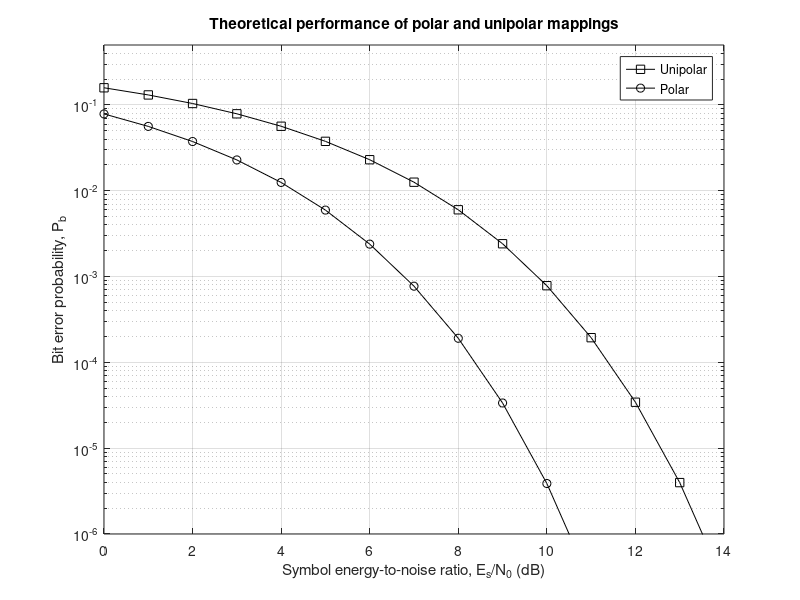

The MATLAB source for this figure:
% File: pb_polar_unipolar.m
% Comparison of average bit error probabilities between polar and unipolar
% mappings
% EE 161 - Spring 2016 - San Jose State University
clear;  esno_dB = 0:14;   esno = 10.^(esno_dB/10);
Pb_polar =  qfunc(sqrt(2*esno));   Pb_unipolar =  qfunc(sqrt(esno));
semilogy(esno_dB,Pb_unipolar,'-sk'), hold on, semilogy(esno_dB,Pb_polar,'-ok')
axis([esno_dB(1) esno_dB(end) 9.99e-7 5e-1])
legend('Unipolar','Polar','Location','NorthEast')
grid on, xlabel('Symbol energy-to-noise ratio, E_s/N_0 (dB)')
ylabel('Bit error probability, P_b')
title('Theoretical performance of polar and unipolar mappings')